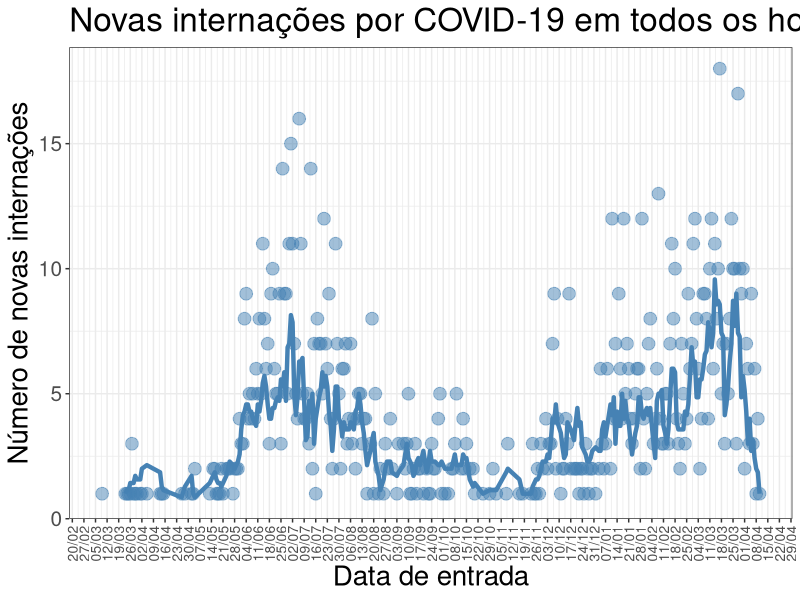
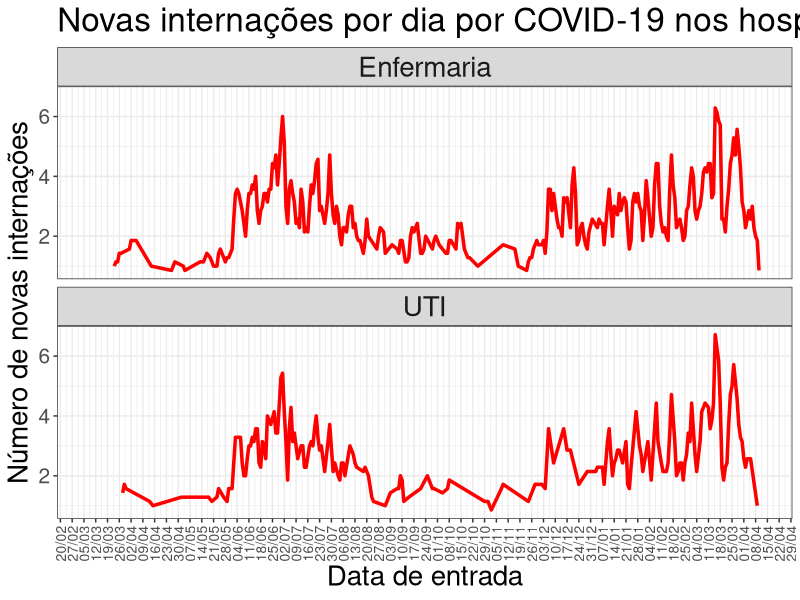
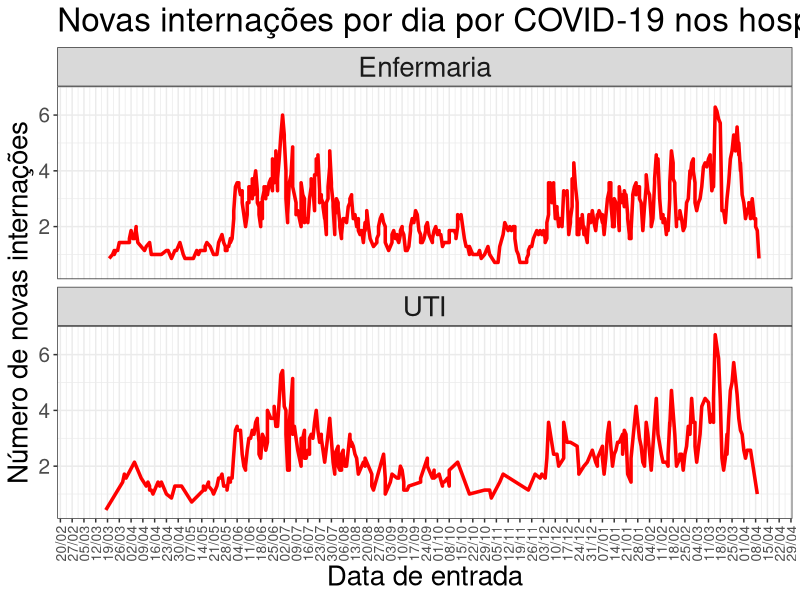
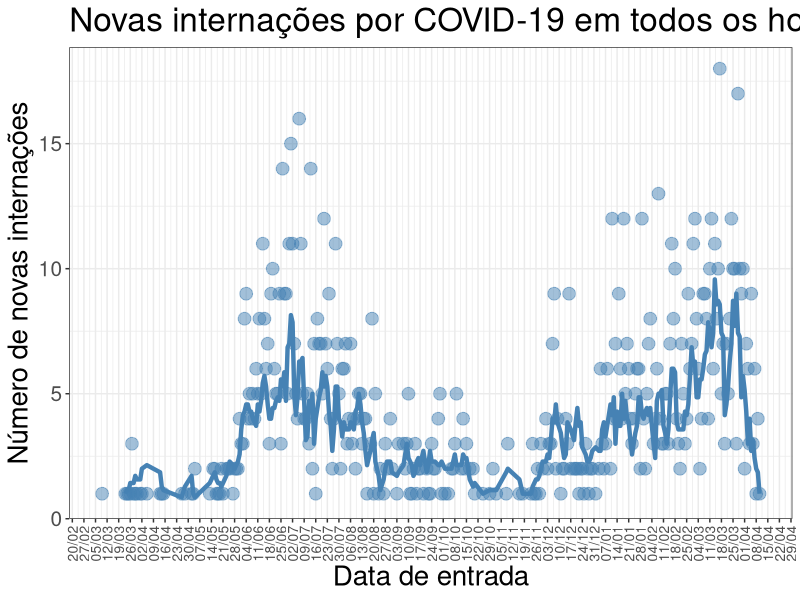
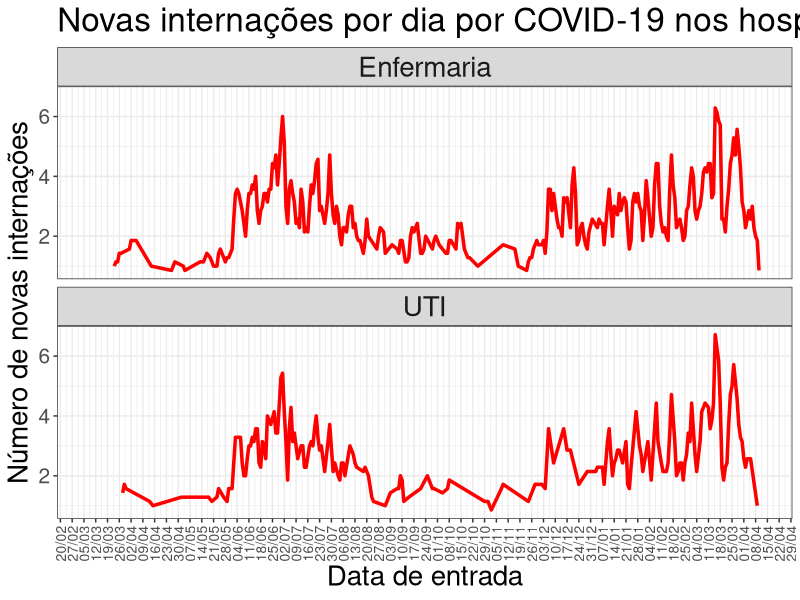
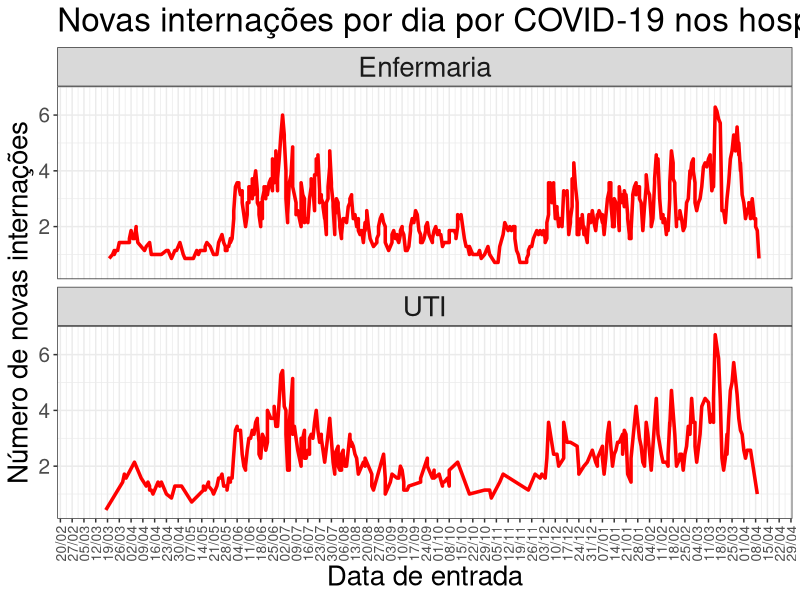

Write the R code that produced these figures, in order. (Note: this script raises an error after producing the figures.)
# packages
library(tidyverse)
library(readxl)
library(lubridate)

# directory
setwd("rio_claro/internacoes")

# import data
da <- readxl::read_excel("20210413 Internacoes.xlsx") %>% 
  dplyr::rename_with(tolower) %>%
  dplyr::rename_with(~ gsub(" ", "_", .x, fixed = TRUE)) %>%
  dplyr::rename_with(~ gsub("ç", "c", .x, fixed = TRUE)) %>%
  dplyr::rename_with(~ gsub("ã", "a", .x, fixed = TRUE)) %>% 
  dplyr::rename_with(~ gsub("ó", "o", .x, fixed = TRUE))
da

# filter data
da_na_data <- da %>% 
  tidyr::drop_na(data_entrada, data_da_situacao, situacao_cor, covid, nomehospital, enfuti) %>% 
  dplyr::filter(idade > 0) %>% 
  dplyr::select(-c(semana_epidemiologica, hosp))
da_na_data

# data
da_date <- tibble::tibble(data_entrada = lubridate::ymd("2020-03-09") + lubridate::days(0:400))
da_date

# total
da_na_data_table_total <- da_na_data %>% 
  dplyr::group_by(data_entrada, covid) %>% 
  dplyr::summarise(count = n()) %>% 
  dplyr::ungroup() %>% 
  dplyr::left_join(da_date, .) %>% 
  dplyr::mutate(count = ifelse(is.na(count) == TRUE, 0, count)) %>% 
  dplyr::mutate(count_mean_7d = zoo::rollmean(count, k = 7, fill = NA),
                data_entrada = lubridate::as_date(data_entrada))
da_na_data_table_total

# internacao
da_na_data_table_enfuti <- da_na_data %>% 
  dplyr::group_by(data_entrada, covid, enfuti) %>% 
  dplyr::summarise(count = n()) %>% 
  dplyr::ungroup() %>% 
  dplyr::left_join(da_date, .) %>% 
  dplyr::mutate(count = ifelse(is.na(count) == TRUE, 0, count)) %>% 
  dplyr::mutate(count_mean_7d = zoo::rollmean(count, k = 7, fill = NA),
                data_entrada = lubridate::as_date(data_entrada))
da_na_data_table_enfuti

# graficos ----------------------------------------------------------------

# total
da_na_data_table_total %>% 
  dplyr::filter(covid == "positivo") %>% 
  ggplot() +
  geom_point(aes(x = data_entrada, y = count), color = "steelblue", size = 4, alpha = .5) +
  geom_line(aes(x = data_entrada, y = count_mean_7d), color = "steelblue", size = 1.5) +
  scale_x_date(date_breaks = "7 day", date_labels = "%d/%m") +
  labs(title = "Novas internações por COVID-19 em todos os hospitais de Rio Claro/SP",
       x = "Data de entrada", 
       y = "Número de novas internações") +
  theme_bw() +
  theme(title = element_text(size = 20),
        axis.title = element_text(size = 20),
        axis.text.x = element_text(size = 10, angle = 90, vjust = .5),
        axis.text.y = element_text(size = 15),
        legend.position = "none")
ggsave("fig_total.png", wi = 40, he = 20, un = "cm", dpi = 300)

# enfuti
da_na_data_table_enfuti %>% 
  tidyr::drop_na(enfuti) %>% 
  dplyr::filter(covid == "positivo",
                ) %>% 
  ggplot() +
 #  geom_point(aes(x = data_entrada, y = count), color = "red", size = 4, alpha = .5) +
  geom_line(aes(x = data_entrada, y = count_mean_7d), color = "red", size = 1.2) +
  scale_x_date(date_breaks = "7 day", date_labels = "%d/%m") +
  facet_wrap(~enfuti, nrow = 2) +
  labs(title = "Novas internações por dia por COVID-19 nos hospitais de Rio Claro/SP", 
       x = "Data de entrada", 
       y = "Número de novas internações") +
  theme_bw() +
  theme(title = element_text(size = 20),
        axis.title = element_text(size = 20),
        axis.text.x = element_text(size = 10, angle = 90, vjust = .5),
        axis.text.y = element_text(size = 15),
        strip.text = element_text(size = 20),
        legend.position = "none")
ggsave("fig_enfuti.png", wi = 40, he = 20, un = "cm", dpi = 300)

# enfuti
da_na_data_table_enfuti %>% 
  tidyr::drop_na(enfuti) %>% 
  ggplot() +
  #  geom_point(aes(x = data_entrada, y = count), color = "red", size = 4, alpha = .5) +
  geom_line(aes(x = data_entrada, y = count_mean_7d), color = "red", size = 1.2) +
  scale_x_date(date_breaks = "7 day", date_labels = "%d/%m") +
  facet_wrap(~enfuti, nrow = 2) +
  labs(title = "Novas internações por dia por COVID-19 nos hospitais de Rio Claro/SP", 
       x = "Data de entrada", 
       y = "Número de novas internações") +
  theme_bw() +
  theme(title = element_text(size = 20),
        axis.title = element_text(size = 20),
        axis.text.x = element_text(size = 10, angle = 90, vjust = .5),
        axis.text.y = element_text(size = 15),
        strip.text = element_text(size = 20),
        legend.position = "none")
ggsave("fig_enfuti.png", wi = 40, he = 20, un = "cm", dpi = 300)


# tabelas -----------------------------------------------------------------

# obitos
da_na_data %>% 
  dplyr::mutate(covid = str_to_title(covid),
                situacao_cor = str_to_title(situacao_cor)) %>% 
  dplyr::group_by(covid, enfuti, situacao_cor) %>% 
  dplyr::summarise(n = n()) %>% 
  dplyr::mutate(p = round(n/sum(n)*100, 2)) %>% 
  readr::write_csv("obitos.csv")

# obitos por idade
da_na_data %>% 
  dplyr::mutate(faixa_etaria = sub("FE ", "", faixa_etaria),
                covid = str_to_title(covid),
                situacao_cor = str_to_title(situacao_cor)) %>% 
  dplyr::group_by(covid, enfuti, faixa_etaria, situacao_cor) %>% 
  dplyr::summarise(n = n()) %>% 
  dplyr::mutate(p = round(n/sum(n)*100, 2)) %>% 
  readr::write_csv("obitos_idade.csv")

# end ---------------------------------------------------------------------
